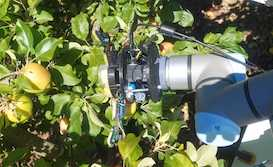
#> input picture Skills/Data/real_apple.jpg, 273 x 167 px; its folder holds only this picture in this run
$ jupyter execute --allow-errors check_image_mask_kmeans.ipynb
#> lines starting #> are read from the running program, lines starting #| are printed output that depends on the picture
[cell 1]
# Initialize Otter
import otter
#> (the rest of this cell did not finish here and is left out)

# Instructions

This assignment introduces you to a common task (creating a segmentation mask) and a common tool (kmeans) for doing clustering of data and the difference in color spaces.

Slides: https://docs.google.com/presentation/d/1qZ2NbB7Hrqt1rXhr7lI3vzIdlLHq94JU-L_H3ZELJL8/edit?usp=sharing

See the stats assignment for setting up/calling kmeans

[cell 2]
# There are no shortage of kmeans implementations out there - using scipy's
import numpy as np
from scipy.cluster.vq import kmeans, vq, whiten
import imageio
from numpy.random import normal, uniform, randint
import matplotlib.pyplot as plt
from skimage.color import rgb2hsv

<!-- BEGIN QUESTION -->

# Run kmeans on multiple images

Note: See slides for what order to *implement* these in - this is the order for the code itself. I highly recommend *against* writing it all and then trying to debug it. Do one bit at a time.

- Step 1: If use_hsv is true, convert the image to hsv (see skimage rgb2hsv - skimage has a ton of these conversion routines)
- Step 2: reshape the data to be an nx3 matrix kmeans assumes each row is a data point. So you have to give it a (widthXheight) X 3 matrix, not the imagedata as-is (WXHX3). See numpy reshape.
- Step 3: Whiten the data
- Step 4: Call kmeans with the whitened data to get out the centers
 Note: kmeans returns a tuple with the centers in the first part and the overall fit in the second
- Step 5: Get the ids out using vq
    -- This also returns a tuple; the ids for each pixel are in the first part
    -- You might find the syntax data[ids == i, 0:3] = rgb_color[i] useful - this gets all the data elements with ids with value i and sets them to the color in rgb_color
- Step 5: Create a mask image, and set the colors by rgb_color[ id for pixel ]
- Step 6: Create a second mask image, setting the color to be the average color of the cluster

Two ways to do this
 -  "undo" the whitening step on the returned cluster (harder)
 -  Calculate the means of the clusters in the original data
    np.mean(data[ids == c])

- Step 7: use rgb2hsv to handle the hsv option
- Simplest way to do this: Copy the code you did before and re-do after converting to hsv first
     Don't forget to take the color centers in the *original* image, not the hsv one
     Don't forget to rename your variables

More complicated: Make a function. Most of the code is the same, except for a conversion to hsv at the beginning

[cell 3]
def read_and_cluster_image(image_name, use_hsv, n_clusters):
    """ Read in the image, cluster the pixels by color (either rgb or hsv), then
    draw the clusters as an image mask, colored by both a random color and the center
    color of the cluster
    @image_name - name of image in Data
    @use_hsv - use hsv, y/n
    @n_clusters - number of clusters (up to 6)"""

    # Read in the file
    im_orig = imageio.imread("Data/" + image_name)
    # Make sure you just have rgb (for those images with an alpha channel)
    im_orig = im_orig[:, :, 0:3]

    color_copy = np.copy(im_orig)

    if use_hsv:
        hsv_Set = rgb2hsv(im_orig)


    # The plot to put the images in
    fig, axs = plt.subplots(1, 3, figsize=(12, 4))

    # Make name for the image from the input parameters
    str_im_name = image_name.split('.')[0] + " "
    if use_hsv:
        str_im_name += "HSV"
    else:
        str_im_name += "RGB"

    str_im_name += f", k={n_clusters}"

    # This is how you draw an image in a matplotlib figure
    axs[0].imshow(im_orig)
    # This sets the title
    axs[0].set_title(str_im_name)

    # An array of some default color values to use for making the rgb mask image
    rgb_color = [[255, 0, 0], [0, 255, 0], [0, 0, 255], [255, 255, 0], [0, 255, 255], [255, 0, 255]]
    ...
    currentShape = im_orig.shape
    axs[1].set_title("ID colored by rgb")
    values = im_orig.reshape((currentShape[0]*currentShape[1],3)) if not use_hsv else hsv_Set.reshape((currentShape[0]*currentShape[1],3))
    print(im_orig.shape)
    print("reshaped")
    print(values.shape)
    whitenedFeatures = whiten(values)

    print(whitenedFeatures.shape)
    code_book, distortion = kmeans(whitenedFeatures, n_clusters)
    code, dist = vq(whitenedFeatures,code_book)

    whitenedFeatures[code == 0, 0:3] = rgb_color[0]
    whitenedFeatures[code == 1, 0:3] = rgb_color[1]
    whitenedFeatures[code == 2, 0:3] = rgb_color[2]
    whitenedFeatures[code == 3, 0:3] = rgb_color[3]
    whitenedFeatures[code == 4, 0:3] = rgb_color[4]
    whitenedFeatures[code == 5, 0:3] = rgb_color[5]
    whitenedFeatures = whitenedFeatures.reshape(im_orig.shape)
    axs[1].imshow(whitenedFeatures)
    axs[2].set_title("ID colored by cluster average")

    avgImg = whiten(values)
    code_book2, distortion = kmeans(avgImg, n_clusters)
    code2, dist = vq(avgImg,code_book2)
    colorsToUse = color_copy.reshape((currentShape[0]*currentShape[1],3))
    avgImg[code2==0,0:3]=np.mean(colorsToUse[code2==0], axis=0)/255
    avgImg[code2==1,0:3]=np.mean(colorsToUse[code2==1], axis=0)/255
    avgImg[code2==2,0:3]=np.mean(colorsToUse[code2==2], axis=0)/255
    avgImg[code2==3,0:3]=np.mean(colorsToUse[code2==3], axis=0)/255
    avgImg[code2==4,0:3]=np.mean(colorsToUse[code2==4], axis=0)/255
    avgImg[code2==5,0:3]=np.mean(colorsToUse[code2==5], axis=0)/255
    avgImg = avgImg.reshape(im_orig.shape)
    axs[2].imshow(avgImg)

#> (a cell that did not finish here is left out)

#> (a cell that did not finish here is left out)


#> (a cell that did not finish here is left out)


[cell 7]
read_and_cluster_image("real_apple.jpg", True, 4)
#> call 4 of read_and_cluster_image, with image_name = 'real_apple.jpg', use_hsv = True, n_clusters = 4
#> in read_and_cluster_image, im_orig is the input picture: shape (167, 273, 3); mean R, G, B 107.1, 117.5, 82.2
#> in read_and_cluster_image (call 4), `hsv_Set = rgb2hsv(im_orig)`: hsv_Set: shape (167, 273, 3) float64; mean of channels 0, 1, 2 0.291, 0.442, 0.483
#| (167, 273, 3)
#| (45591, 3)
#| (45591, 3)
#> in read_and_cluster_image (call 4), `code_book, distortion = kmeans(whitenedFeatures, n_clusters)`: code_book = [[1.02, 1.45, 2.81], [1.1, 1.17, 0.951], [1.13, 2.94, 1.1], [3.23, 1.05, 1.88]]; distortion = 0.904
#> in read_and_cluster_image (call 4), `whitenedFeatures = whitenedFeatures.reshape(im_orig.shape)`:
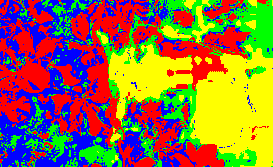
#> whitenedFeatures: shape (167, 273, 3) float64; mean R, G, B 143.2, 110.5, 63
#> in read_and_cluster_image (call 4), `code_book2, distortion = kmeans(avgImg, n_clusters)`: code_book2 = [[1.13, 2.94, 1.1], [3.23, 1.05, 1.88], [1.02, 1.45, 2.81], [1.1, 1.16, 0.951]]
#> in read_and_cluster_image (call 4), `avgImg = avgImg.reshape(im_orig.shape)`:
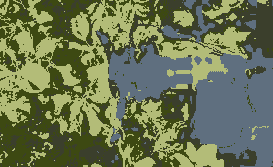
#> avgImg: shape (167, 273, 3) float64; mean R, G, B 0.42, 0.461, 0.322
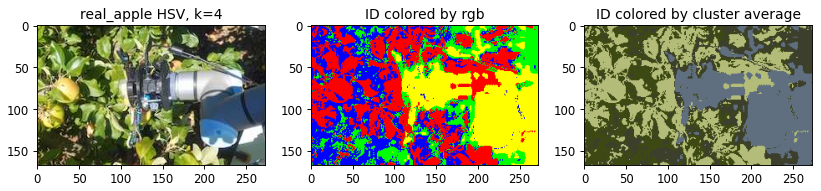
#> figure drawn by matplotlib, 3 panels

#> (a cell that did not finish here is left out)

<!-- END QUESTION -->

## Hours and collaborators
Required for every assignment - fill out before you hand-in.

Listing names and websites helps you to document who you worked with and what internet help you received in the case of any plagiarism issues. You should list names of anyone (in class or not) who has substantially helped you with an assignment - or anyone you have *helped*. You do not need to list TAs.

Listing hours helps us track if the assignments are too long.

[cell 9]
# List of names (creates a set)
worked_with_names = {"N/A"}
#> worked_with_names = 1 item
# List of URLS (creates a set)
websites = {"N/A"}
# Approximate number of hours, including lab/in-class time
hours = 2

# for all row, column in all_indices_from_where
#.   if this is the column for wrist torque
#.      print(f"Row: {r}, Time step: {c // n_time_steps} Successful y/n: {pick_data[r, -1] == 1}, value: {pick_data[r, c]}")

$ run again, on Skills/Data/trees.png
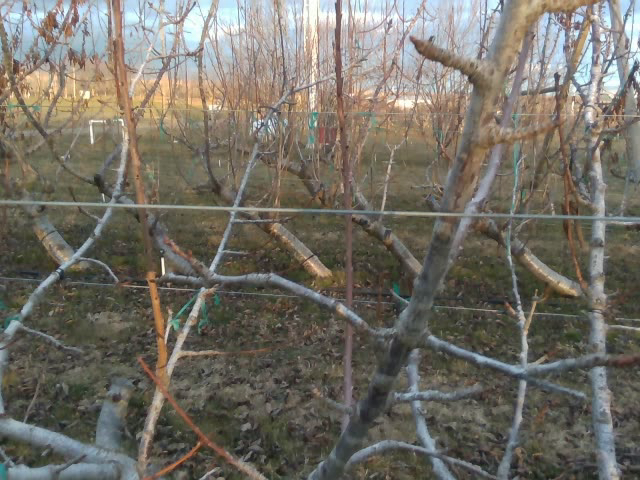
#> input picture Skills/Data/trees.png, 640 x 480 px
#> in read_and_cluster_image, im_orig is the input picture: shape (480, 640, 3); mean R, G, B 114.7, 110.6, 101.2
#> hsv_Set: shape (480, 640, 3) float64; mean of channels 0, 1, 2 0.231, 0.181, 0.466
#| (480, 640, 3)
#| (307200, 3)
#| (307200, 3)
#> code_book = [[0.586, 1.97, 2.2], [2.7, 0.983, 3.21]]; distortion = 1.21
#> in read_and_cluster_image (call 5), `whitenedFeatures = whitenedFeatures.reshape(im_orig.shape)`:
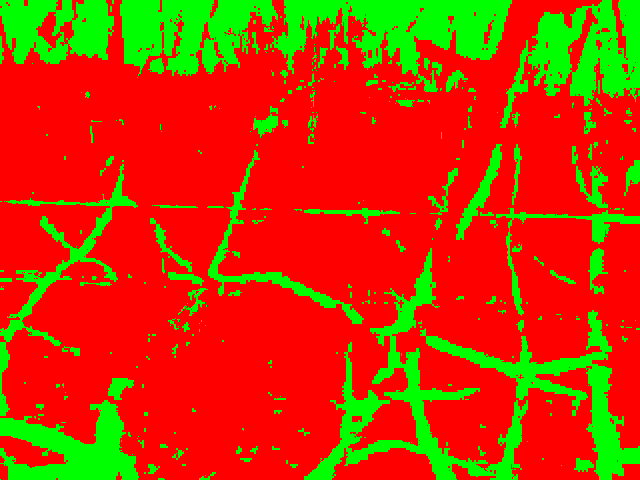
#> whitenedFeatures: shape (480, 640, 3) float64; mean R, G, B 195.9, 59.1, 0
#> code_book2 = [[0.586, 1.96, 2.2], [2.71, 0.987, 3.21]]
#> `[cell 8] read_and_cluster_image("trees.png", True, 2)`:
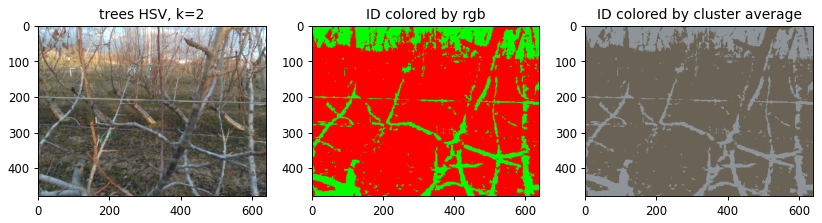
#> figure drawn by matplotlib, 3 panels
